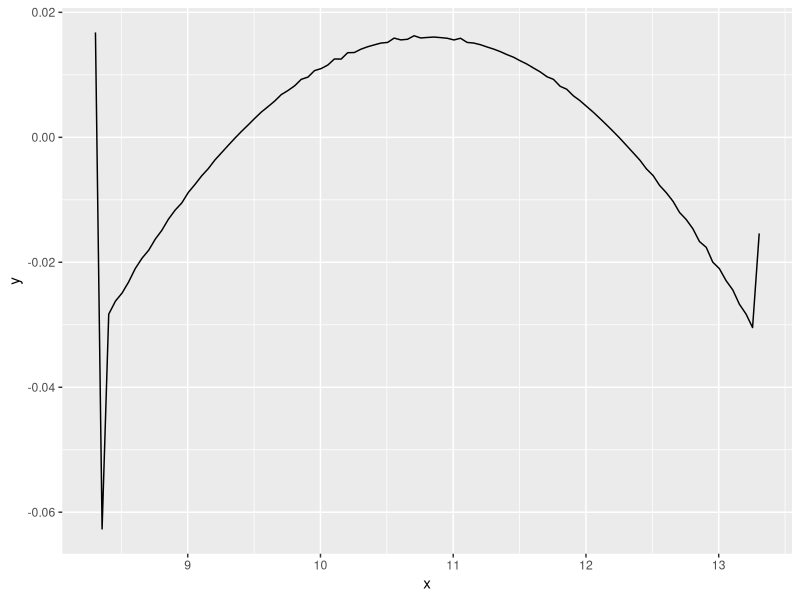

Here is the R script that generated this plot:
library(ggplot2)



### Calculate C
tf <- 10
e0 <- 0.0668265
C <- 40/sqrt(3) * e0/(tf*tf)



### Load raw data
rawdata <- read.csv("f20t5K0.csv", header=FALSE)
Jdata <- rawdata[rawdata$V2=='J',]
qdotdata <- rawdata[rawdata$V2=='qdot',]
t <- Jdata[,c("V1")]



### Calculate dt
dt <- c()
dt__ <- t[1]
for (t_ in t) {
  dt <- c(dt, t_ - dt__)
  dt__ <- t_
}
dt[1] <- dt[2]

#val <- dt[910]/2
#dt[909] <- val
#dt[910] <- val


### Calculate de
de <- c()
for (time in t) {
  J_ <- Jdata[Jdata$V1==time, 3:20]
  qdot_ <- qdotdata[qdotdata$V1==time, 3:20]
  de_ <- sum(J_ * qdot_)
  de <- c(de, de_)
}



### Calculate dde
dde <- c()
de__ <- 0
i <- 1
for (de_ in de) {
  val <- (de_ - de__)/dt[i]
  #if (i==909) {
  #  print(de_)
  #  print(de__)
  #  print(dt[i])
  #  print(val)
  #}
  dde <- c(dde, val)
  de__ <- de_
  i <- i + 1
}



### Calculate ddde
ddde <- c()
dde__ <- 0
i <- 1
for (dde_ in dde) {
  ddde <- c(ddde, (dde_ - dde__)/dt[i])
  dde__ <- dde_
  i <- i + 1
}



## Calculate sigma
sigma <- sum(abs(ddde*dt))
rate <- sigma/C

#ggplot(data.frame(x=t,y=de),aes(x,y)) + geom_line()
#ggplot(data.frame(x=t,y=dde),aes(x,y)) + geom_line()
ggplot(data.frame(x=t,y=ddde),aes(x,y)) + geom_line()
